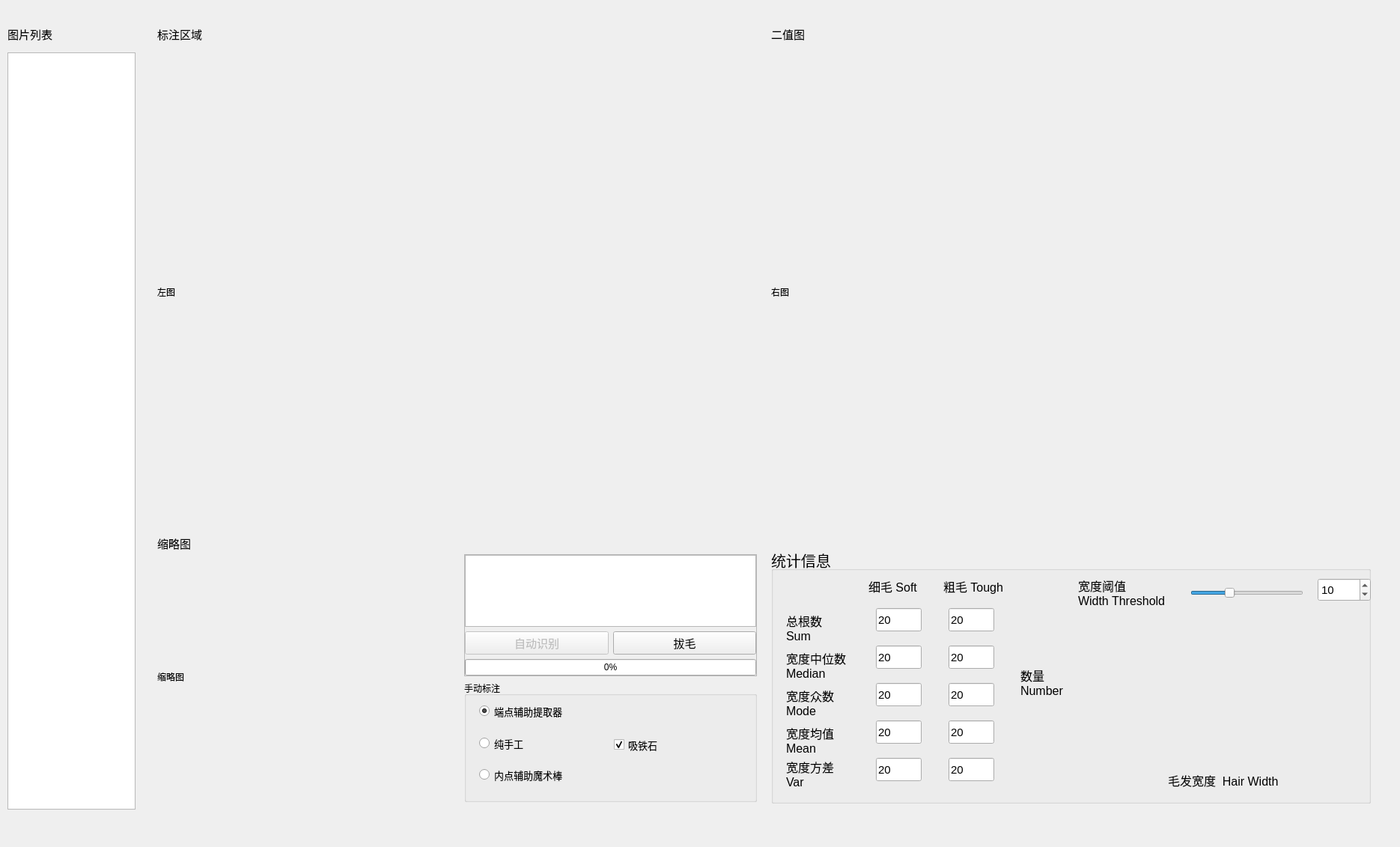
<?xml version="1.0" encoding="UTF-8"?>
<ui version="4.0">
 <class>MainWindow</class>
 <widget class="QMainWindow" name="MainWindow">
  <property name="geometry">
   <rect>
    <x>0</x>
    <y>0</y>
    <width>1870</width>
    <height>1131</height>
   </rect>
  </property>
  <property name="windowTitle">
   <string>毛发分析软件</string>
  </property>
  <widget class="QWidget" name="centralwidget">
   <widget class="QGroupBox" name="groupBox_4">
    <property name="geometry">
     <rect>
      <x>1030</x>
      <y>732</y>
      <width>801</width>
      <height>341</height>
     </rect>
    </property>
    <property name="font">
     <font>
      <pointsize>15</pointsize>
     </font>
    </property>
    <property name="title">
     <string>统计信息</string>
    </property>
    <widget class="QLineEdit" name="statusNum">
     <property name="geometry">
      <rect>
       <x>140</x>
       <y>80</y>
       <width>61</width>
       <height>31</height>
      </rect>
     </property>
     <property name="font">
      <font>
       <pointsize>11</pointsize>
      </font>
     </property>
     <property name="focusPolicy">
      <enum>Qt::NoFocus</enum>
     </property>
     <property name="text">
      <string>20</string>
     </property>
     <property name="placeholderText">
      <string>20.0</string>
     </property>
    </widget>
    <widget class="QLabel" name="label_8">
     <property name="geometry">
      <rect>
       <x>20</x>
       <y>80</y>
       <width>101</width>
       <height>51</height>
      </rect>
     </property>
     <property name="font">
      <font>
       <pointsize>12</pointsize>
      </font>
     </property>
     <property name="text">
      <string>总根数
Sum</string>
     </property>
    </widget>
    <widget class="QLabel" name="label_7">
     <property name="geometry">
      <rect>
       <x>20</x>
       <y>180</y>
       <width>91</width>
       <height>51</height>
      </rect>
     </property>
     <property name="font">
      <font>
       <pointsize>12</pointsize>
      </font>
     </property>
     <property name="text">
      <string>宽度众数
Mode</string>
     </property>
    </widget>
    <widget class="QLineEdit" name="statusMode">
     <property name="geometry">
      <rect>
       <x>140</x>
       <y>180</y>
       <width>61</width>
       <height>31</height>
      </rect>
     </property>
     <property name="font">
      <font>
       <pointsize>11</pointsize>
      </font>
     </property>
     <property name="focusPolicy">
      <enum>Qt::NoFocus</enum>
     </property>
     <property name="text">
      <string>20</string>
     </property>
     <property name="placeholderText">
      <string>20.0</string>
     </property>
    </widget>
    <widget class="QLabel" name="label_5">
     <property name="geometry">
      <rect>
       <x>20</x>
       <y>130</y>
       <width>101</width>
       <height>51</height>
      </rect>
     </property>
     <property name="font">
      <font>
       <pointsize>12</pointsize>
      </font>
     </property>
     <property name="text">
      <string>宽度中位数
Median</string>
     </property>
    </widget>
    <widget class="QLineEdit" name="statusMedian">
     <property name="geometry">
      <rect>
       <x>140</x>
       <y>130</y>
       <width>61</width>
       <height>31</height>
      </rect>
     </property>
     <property name="font">
      <font>
       <pointsize>11</pointsize>
      </font>
     </property>
     <property name="focusPolicy">
      <enum>Qt::NoFocus</enum>
     </property>
     <property name="text">
      <string>20</string>
     </property>
     <property name="placeholderText">
      <string>20.0</string>
     </property>
    </widget>
    <widget class="QLabel" name="label_10">
     <property name="geometry">
      <rect>
       <x>20</x>
       <y>230</y>
       <width>91</width>
       <height>51</height>
      </rect>
     </property>
     <property name="font">
      <font>
       <pointsize>12</pointsize>
      </font>
     </property>
     <property name="text">
      <string>宽度均值
Mean</string>
     </property>
    </widget>
    <widget class="QLineEdit" name="statusMean">
     <property name="geometry">
      <rect>
       <x>140</x>
       <y>230</y>
       <width>61</width>
       <height>31</height>
      </rect>
     </property>
     <property name="font">
      <font>
       <pointsize>11</pointsize>
      </font>
     </property>
     <property name="focusPolicy">
      <enum>Qt::NoFocus</enum>
     </property>
     <property name="text">
      <string>20</string>
     </property>
     <property name="placeholderText">
      <string>20.0</string>
     </property>
    </widget>
    <widget class="QLabel" name="label_11">
     <property name="geometry">
      <rect>
       <x>410</x>
       <y>33</y>
       <width>131</width>
       <height>51</height>
      </rect>
     </property>
     <property name="font">
      <font>
       <pointsize>12</pointsize>
      </font>
     </property>
     <property name="text">
      <string>宽度阈值
Width Threshold</string>
     </property>
    </widget>
    <widget class="QLineEdit" name="statusStd">
     <property name="geometry">
      <rect>
       <x>140</x>
       <y>280</y>
       <width>61</width>
       <height>31</height>
      </rect>
     </property>
     <property name="font">
      <font>
       <pointsize>11</pointsize>
      </font>
     </property>
     <property name="focusPolicy">
      <enum>Qt::NoFocus</enum>
     </property>
     <property name="text">
      <string>20</string>
     </property>
     <property name="placeholderText">
      <string>20.0</string>
     </property>
    </widget>
    <widget class="QLabel" name="label_12">
     <property name="geometry">
      <rect>
       <x>20</x>
       <y>280</y>
       <width>91</width>
       <height>41</height>
      </rect>
     </property>
     <property name="font">
      <font>
       <pointsize>12</pointsize>
      </font>
     </property>
     <property name="text">
      <string>宽度方差
Var</string>
     </property>
    </widget>
    <widget class="QSlider" name="sliderDistinguish">
     <property name="geometry">
      <rect>
       <x>560</x>
       <y>50</y>
       <width>151</width>
       <height>20</height>
      </rect>
     </property>
     <property name="focusPolicy">
      <enum>Qt::NoFocus</enum>
     </property>
     <property name="maximum">
      <number>30</number>
     </property>
     <property name="pageStep">
      <number>1</number>
     </property>
     <property name="value">
      <number>10</number>
     </property>
     <property name="orientation">
      <enum>Qt::Horizontal</enum>
     </property>
    </widget>
    <widget class="QLabel" name="label_15">
     <property name="geometry">
      <rect>
       <x>130</x>
       <y>35</y>
       <width>91</width>
       <height>31</height>
      </rect>
     </property>
     <property name="font">
      <font>
       <pointsize>12</pointsize>
      </font>
     </property>
     <property name="text">
      <string>细毛 Soft</string>
     </property>
    </widget>
    <widget class="QLabel" name="label_16">
     <property name="geometry">
      <rect>
       <x>230</x>
       <y>30</y>
       <width>101</width>
       <height>41</height>
      </rect>
     </property>
     <property name="font">
      <font>
       <pointsize>12</pointsize>
      </font>
     </property>
     <property name="text">
      <string>粗毛 Tough</string>
     </property>
    </widget>
    <widget class="QLineEdit" name="statusMode_2">
     <property name="geometry">
      <rect>
       <x>237</x>
       <y>180</y>
       <width>61</width>
       <height>31</height>
      </rect>
     </property>
     <property name="font">
      <font>
       <pointsize>11</pointsize>
      </font>
     </property>
     <property name="focusPolicy">
      <enum>Qt::NoFocus</enum>
     </property>
     <property name="text">
      <string>20</string>
     </property>
     <property name="placeholderText">
      <string>20.0</string>
     </property>
    </widget>
    <widget class="QLineEdit" name="statusMean_2">
     <property name="geometry">
      <rect>
       <x>237</x>
       <y>230</y>
       <width>61</width>
       <height>31</height>
      </rect>
     </property>
     <property name="font">
      <font>
       <pointsize>11</pointsize>
      </font>
     </property>
     <property name="focusPolicy">
      <enum>Qt::NoFocus</enum>
     </property>
     <property name="text">
      <string>20</string>
     </property>
     <property name="placeholderText">
      <string>20.0</string>
     </property>
    </widget>
    <widget class="QLineEdit" name="statusMedian_2">
     <property name="geometry">
      <rect>
       <x>237</x>
       <y>130</y>
       <width>61</width>
       <height>31</height>
      </rect>
     </property>
     <property name="font">
      <font>
       <pointsize>11</pointsize>
      </font>
     </property>
     <property name="focusPolicy">
      <enum>Qt::NoFocus</enum>
     </property>
     <property name="text">
      <string>20</string>
     </property>
     <property name="placeholderText">
      <string>20.0</string>
     </property>
    </widget>
    <widget class="QLineEdit" name="statusStd_2">
     <property name="geometry">
      <rect>
       <x>237</x>
       <y>280</y>
       <width>61</width>
       <height>31</height>
      </rect>
     </property>
     <property name="font">
      <font>
       <pointsize>11</pointsize>
      </font>
     </property>
     <property name="focusPolicy">
      <enum>Qt::NoFocus</enum>
     </property>
     <property name="text">
      <string>20</string>
     </property>
     <property name="placeholderText">
      <string>20.0</string>
     </property>
    </widget>
    <widget class="QLineEdit" name="statusNum_2">
     <property name="geometry">
      <rect>
       <x>237</x>
       <y>80</y>
       <width>61</width>
       <height>31</height>
      </rect>
     </property>
     <property name="font">
      <font>
       <pointsize>11</pointsize>
      </font>
     </property>
     <property name="focusPolicy">
      <enum>Qt::NoFocus</enum>
     </property>
     <property name="text">
      <string>20</string>
     </property>
     <property name="placeholderText">
      <string>20.0</string>
     </property>
    </widget>
    <widget class="QSpinBox" name="spinBoxDistinguish">
     <property name="enabled">
      <bool>true</bool>
     </property>
     <property name="geometry">
      <rect>
       <x>730</x>
       <y>40</y>
       <width>71</width>
       <height>31</height>
      </rect>
     </property>
     <property name="font">
      <font>
       <pointsize>11</pointsize>
      </font>
     </property>
     <property name="focusPolicy">
      <enum>Qt::NoFocus</enum>
     </property>
     <property name="maximum">
      <number>30</number>
     </property>
     <property name="value">
      <number>10</number>
     </property>
    </widget>
    <widget class="QWidget" name="horizontalLayoutWidget">
     <property name="geometry">
      <rect>
       <x>410</x>
       <y>90</y>
       <width>391</width>
       <height>191</height>
      </rect>
     </property>
     <layout class="QHBoxLayout" name="graph"/>
    </widget>
    <widget class="QLabel" name="label">
     <property name="geometry">
      <rect>
       <x>333</x>
       <y>143</y>
       <width>71</width>
       <height>71</height>
      </rect>
     </property>
     <property name="font">
      <font>
       <pointsize>12</pointsize>
      </font>
     </property>
     <property name="text">
      <string>数量
Number</string>
     </property>
    </widget>
    <widget class="QLabel" name="label_2">
     <property name="geometry">
      <rect>
       <x>530</x>
       <y>289</y>
       <width>181</width>
       <height>41</height>
      </rect>
     </property>
     <property name="font">
      <font>
       <pointsize>12</pointsize>
      </font>
     </property>
     <property name="text">
      <string>毛发宽度  Hair Width</string>
     </property>
    </widget>
   </widget>
   <widget class="QLabel" name="labelImg_curve">
    <property name="geometry">
     <rect>
      <x>1030</x>
      <y>70</y>
      <width>800</width>
      <height>640</height>
     </rect>
    </property>
    <property name="focusPolicy">
     <enum>Qt::ClickFocus</enum>
    </property>
    <property name="text">
     <string>右图</string>
    </property>
   </widget>
   <widget class="QListWidget" name="allFiles">
    <property name="geometry">
     <rect>
      <x>10</x>
      <y>70</y>
      <width>171</width>
      <height>1011</height>
     </rect>
    </property>
    <property name="focusPolicy">
     <enum>Qt::NoFocus</enum>
    </property>
   </widget>
   <widget class="QLabel" name="labelImg">
    <property name="geometry">
     <rect>
      <x>210</x>
      <y>70</y>
      <width>800</width>
      <height>640</height>
     </rect>
    </property>
    <property name="focusPolicy">
     <enum>Qt::ClickFocus</enum>
    </property>
    <property name="text">
     <string>左图</string>
    </property>
   </widget>
   <widget class="QLabel" name="labelImg_roi">
    <property name="geometry">
     <rect>
      <x>210</x>
      <y>744</y>
      <width>400</width>
      <height>320</height>
     </rect>
    </property>
    <property name="text">
     <string>缩略图</string>
    </property>
   </widget>
   <widget class="QLabel" name="label_13">
    <property name="geometry">
     <rect>
      <x>10</x>
      <y>30</y>
      <width>181</width>
      <height>31</height>
     </rect>
    </property>
    <property name="font">
     <font>
      <pointsize>11</pointsize>
     </font>
    </property>
    <property name="text">
     <string>图片列表</string>
    </property>
   </widget>
   <widget class="QWidget" name="verticalLayoutWidget">
    <property name="geometry">
     <rect>
      <x>620</x>
      <y>740</y>
      <width>391</width>
      <height>331</height>
     </rect>
    </property>
    <layout class="QVBoxLayout" name="verticalLayout" stretch="1,1">
     <item>
      <widget class="QFrame" name="frame">
       <property name="frameShape">
        <enum>QFrame::StyledPanel</enum>
       </property>
       <property name="frameShadow">
        <enum>QFrame::Raised</enum>
       </property>
       <layout class="QGridLayout" name="gridLayout" rowstretch="0,0,0">
        <property name="leftMargin">
         <number>0</number>
        </property>
        <property name="topMargin">
         <number>0</number>
        </property>
        <property name="rightMargin">
         <number>0</number>
        </property>
        <property name="bottomMargin">
         <number>0</number>
        </property>
        <item row="0" column="0" colspan="2">
         <widget class="QTextBrowser" name="logBrowser"/>
        </item>
        <item row="2" column="0" colspan="2">
         <widget class="QProgressBar" name="autoDetectBar">
          <property name="value">
           <number>0</number>
          </property>
         </widget>
        </item>
        <item row="1" column="0">
         <widget class="QPushButton" name="buttonAutoDetect">
          <property name="enabled">
           <bool>false</bool>
          </property>
          <property name="font">
           <font>
            <pointsize>11</pointsize>
           </font>
          </property>
          <property name="focusPolicy">
           <enum>Qt::NoFocus</enum>
          </property>
          <property name="text">
           <string>自动识别</string>
          </property>
         </widget>
        </item>
        <item row="1" column="1">
         <widget class="QPushButton" name="buttonImpaint">
          <property name="font">
           <font>
            <pointsize>11</pointsize>
           </font>
          </property>
          <property name="focusPolicy">
           <enum>Qt::NoFocus</enum>
          </property>
          <property name="text">
           <string>拔毛</string>
          </property>
         </widget>
        </item>
       </layout>
      </widget>
     </item>
     <item>
      <widget class="QGroupBox" name="groupBox_2">
       <property name="title">
        <string>手动标注</string>
       </property>
       <widget class="QRadioButton" name="radioHangleModeAuto">
        <property name="geometry">
         <rect>
          <x>20</x>
          <y>110</y>
          <width>291</width>
          <height>31</height>
         </rect>
        </property>
        <property name="font">
         <font>
          <pointsize>10</pointsize>
         </font>
        </property>
        <property name="focusPolicy">
         <enum>Qt::NoFocus</enum>
        </property>
        <property name="text">
         <string>内点辅助魔术棒 </string>
        </property>
        <property name="checked">
         <bool>false</bool>
        </property>
       </widget>
       <widget class="QRadioButton" name="radioHangleModeHandleQ">
        <property name="enabled">
         <bool>true</bool>
        </property>
        <property name="geometry">
         <rect>
          <x>20</x>
          <y>25</y>
          <width>151</width>
          <height>31</height>
         </rect>
        </property>
        <property name="font">
         <font>
          <pointsize>10</pointsize>
         </font>
        </property>
        <property name="focusPolicy">
         <enum>Qt::NoFocus</enum>
        </property>
        <property name="text">
         <string>端点辅助提取器</string>
        </property>
        <property name="checked">
         <bool>true</bool>
        </property>
       </widget>
       <widget class="QCheckBox" name="checkMagnetFlag">
        <property name="geometry">
         <rect>
          <x>200</x>
          <y>60</y>
          <width>131</width>
          <height>51</height>
         </rect>
        </property>
        <property name="font">
         <font>
          <pointsize>10</pointsize>
         </font>
        </property>
        <property name="focusPolicy">
         <enum>Qt::NoFocus</enum>
        </property>
        <property name="text">
         <string>吸铁石</string>
        </property>
        <property name="checked">
         <bool>true</bool>
        </property>
       </widget>
       <widget class="QRadioButton" name="radioHangleModeHandleE">
        <property name="enabled">
         <bool>true</bool>
        </property>
        <property name="geometry">
         <rect>
          <x>20</x>
          <y>68</y>
          <width>151</width>
          <height>31</height>
         </rect>
        </property>
        <property name="font">
         <font>
          <pointsize>10</pointsize>
         </font>
        </property>
        <property name="focusPolicy">
         <enum>Qt::NoFocus</enum>
        </property>
        <property name="text">
         <string>纯手工</string>
        </property>
        <property name="checked">
         <bool>false</bool>
        </property>
       </widget>
      </widget>
     </item>
    </layout>
   </widget>
   <widget class="QLabel" name="label_14">
    <property name="geometry">
     <rect>
      <x>210</x>
      <y>30</y>
      <width>181</width>
      <height>31</height>
     </rect>
    </property>
    <property name="font">
     <font>
      <pointsize>11</pointsize>
     </font>
    </property>
    <property name="text">
     <string>标注区域</string>
    </property>
   </widget>
   <widget class="QLabel" name="label_17">
    <property name="geometry">
     <rect>
      <x>1030</x>
      <y>30</y>
      <width>181</width>
      <height>31</height>
     </rect>
    </property>
    <property name="font">
     <font>
      <pointsize>11</pointsize>
     </font>
    </property>
    <property name="text">
     <string>二值图</string>
    </property>
   </widget>
   <widget class="QLabel" name="label_18">
    <property name="geometry">
     <rect>
      <x>210</x>
      <y>710</y>
      <width>181</width>
      <height>31</height>
     </rect>
    </property>
    <property name="font">
     <font>
      <pointsize>11</pointsize>
     </font>
    </property>
    <property name="text">
     <string>缩略图</string>
    </property>
   </widget>
  </widget>
 </widget>
 <resources/>
 <connections/>
</ui>
